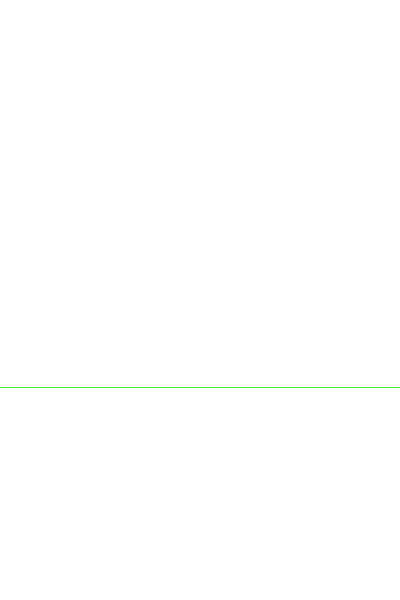
Frame 1 (no input)
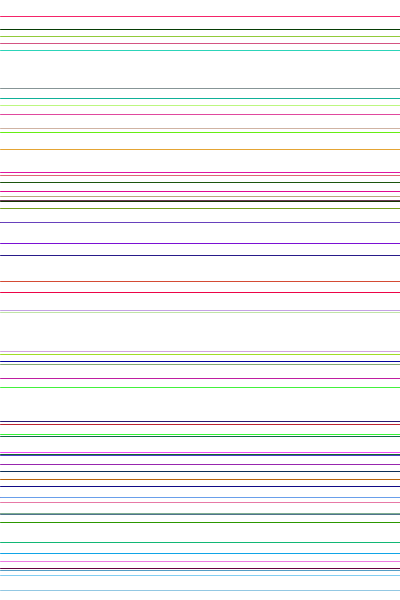
Frame 60 (the mouse pressed at the canvas centre just before this capture)
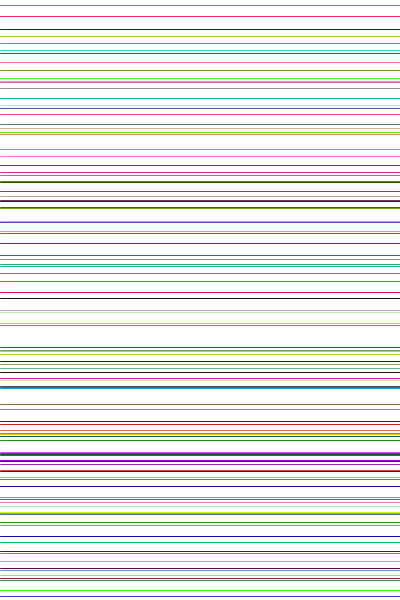
Frame 120 (the mouse held since frame 60 and released just before this capture)

The Processing sketch that drew these frames (run headless with seeded random() and noise(); from frame 60 on, the mouse is pressed at the canvas centre):

// Processing sketch: processing_98901
// ── processing_98901.pde

float row;

void setup()
{
  size(400, 600);
  background(255, 255, 255);
  smooth();
  frameRate(60);
}

void draw()
{
  row = random(height);

  stroke( random(255), random(255), random(255) );

  line(0, row, width, row);
}
